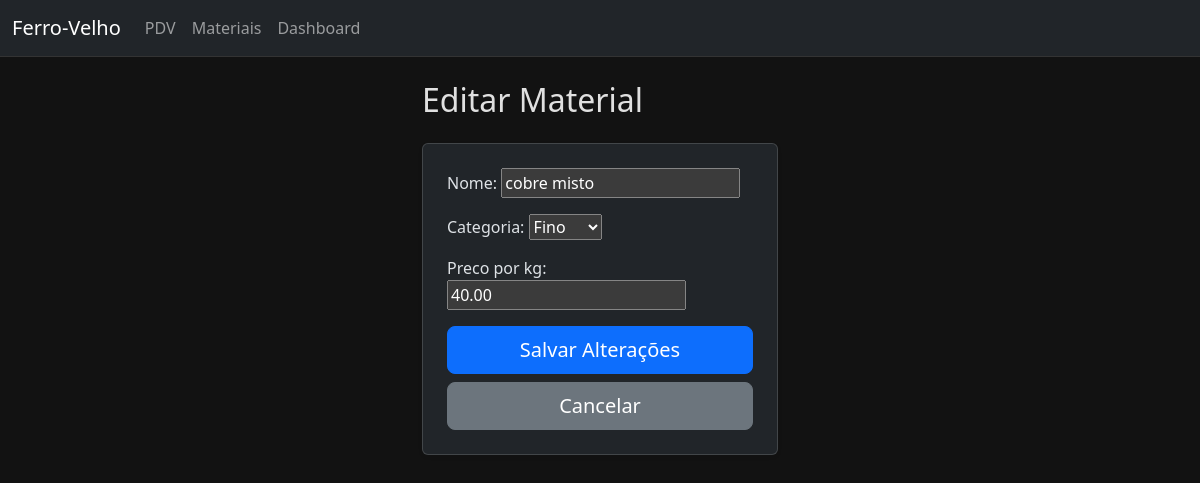
The page /materials/3/edit/ (signed in) on the database its author committed.
### ferrovelho_app/models.py (models this page shows, shortened)
class Material(models.Model):
    CATEGORIAS = [
        ('Fino', 'Fino'),
        ('Sucata', 'Sucata'),
        ('Outro', 'Outro'),
    ]
    nome = models.CharField(max_length=100, unique=True)
    categoria = models.CharField(max_length=20, choices=CATEGORIAS, default='Fino')
    preco_por_kg = models.DecimalField(max_digits=10, decimal_places=2)

### ferrovelho_app/views.py (the view)
# urls.py: path('materials/<int:pk>/edit/', views.material_edit, name='material_edit'),
@staff_member_required
def material_edit(request, pk):
    material = get_object_or_404(Material, pk=pk)
    if request.method == 'POST':
        form = MaterialForm(request.POST, instance=material)
        if form.is_valid():
            form.save()
            return redirect('material_list_create')
    else:
        form = MaterialForm(instance=material)
    return render(request, 'ferrovelho_app/material_form.html', {'form': form, 'title': 'Editar Material'})

### ferrovelho_app/forms.py
class MaterialForm(forms.ModelForm):
    class Meta:
        model = Material
        fields = ['nome', 'categoria', 'preco_por_kg']

### ferrovelho_app/templates/ferrovelho_app/material_form.html (shortened to what this page needs)
{% extends 'ferrovelho_app/base.html' %}
{% block content %}
    <div class="row justify-content-center">
        <div class="col-md-6 col-lg-4">
            <h2 class="mb-4">{{ title }}</h2>
            <form method="post" class="card p-4 shadow-sm">
                {{ form.as_p }}
                <button type="submit" class="btn btn-primary btn-lg w-100">Salvar Alterações</button>
                <a href="{% url 'material_list_create' %}" class="btn btn-secondary btn-lg w-100 mt-2">Cancelar</a>
            </form>
        </div>
    </div>
{% endblock %}

### ferrovelho_app/templates/ferrovelho_app/base.html (style rules this page uses)
body { background-color: #121212; color: #e0e0e0; }

### rows shown on the page
Material: nome "cobre misto", categoria "Fino", preco_por_kg "40.00"

### other values the page prints
{{ title }} "Editar Material"
